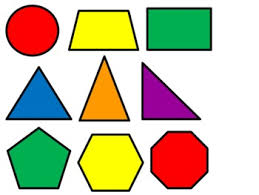
#> input picture shape4.jpg, 259 x 195 px
$ python shapeDet.py
#> lines starting #> are read from the running program, lines starting #| are printed output that depends on the picture; after the words box and inside, x2 and y2 are one past the last pixel; in counts of white or black regions, pixels touching at a corner belong together
import cv2
import numpy as np

img = cv2.imread('shape4.jpg')
#> img is the input picture: shape (195, 259, 3); mean B, G, R 163.5, 193.2, 201.6
cv2.imshow('original', img)
cv2.waitKey(0)

gray = cv2.cvtColor(img,cv2.COLOR_BGR2GRAY)
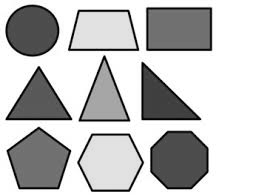
#> gray: shape (195, 259); min 0, max 255, mean 192.3
edged = cv2.Canny(gray, 170, 255)
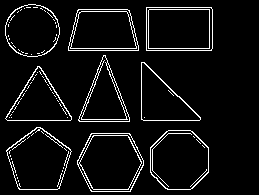
#> edged: shape (195, 259); 6.1% white in thin lines or dots, all inside (x1, y1, x2, y2) = (5, 4, 213, 192)
cv2.imshow('edged',edged)
cv2.waitKey(0)
ret,thresh = cv2.threshold(gray,240,255,cv2.THRESH_BINARY)
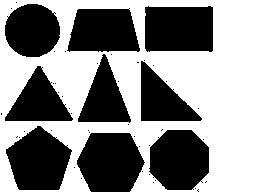
#> thresh: shape (195, 259); 54.5% white; 49 black regions (40 under 20 px)
cv2.imshow('thresh',thresh)
cv2.waitKey(0)
(contours,_) = cv2.findContours(edged,cv2.RETR_EXTERNAL,cv2.CHAIN_APPROX_SIMPLE)
#> contours = 9 contours; largest, box (x1, y1, x2, y2) and area: (77, 133, 144, 192) 3084, (150, 130, 209, 190) 2853, (6, 127, 72, 190) 2853, (146, 7, 213, 51) 2835, (68, 9, 139, 51) 2514
# print(contours)
# c=cv2.drawContours(img,contours,3,(0,255,255),3)


def detectShape(c):
    shape = 'unknown'
    peri=cv2.arcLength(cnt,True)
    vertices = cv2.approxPolyDP(cnt, 0.02 * peri, True)
    sides = len(vertices)

    if (sides == 3):
        shape='triangle'
    elif(sides==4):
        x,y,w,h=cv2.boundingRect(cnt)
        aspectratio=float(w)/h
        if (aspectratio==1):
            shape='square'
        else:
            shape="rectangle"
    elif(sides==5):
        shape='pentagon'
    elif(sides==6):
        shape='hexagon'
    elif(sides==8):
        shape='octagon'
    elif(sides==10):
        shape='star'
    else:
        shape='circle'
    return shape

for cnt in contours:
    moment=cv2.moments(cnt)
    cx = int(moment['m10'] / moment['m00'])
    cy = int(moment['m01'] / moment['m00'])
    shape=detectShape(cnt)

    cv2.drawContours(img,[cnt],-1,(0,255,0),2)
    cv2.putText(img,shape,(cx,cy),cv2.FONT_HERSHEY_SIMPLEX,0.5,(0,0,0),2)
    cv2.imshow('sd',img)
#> this loop made 9 passes
#> (cx, cy, shape, peri in detectShape, sides in detectShape) on passes 1, 2, 3, 9: (110, 162, 'hexagon', 215.8, 6), (178, 159, 'octagon', 195.3, 8), (38, 160, 'pentagon', 211.8, 5), (31, 30, 'octagon', 176.9, 8)
#> (cx, cy, shape, peri in detectShape, vertices in detectShape, sides in detectShape) on passes 4 to 6: (38, 101, 'triangle', 200.8, [[5, 118], [71, 116], [37, 66]], 3), (161, 99, 'triangle', 200.6, [[141, 62], [141, 119], [200, 119]], 3), (103, 98, 'triangle', 204.7, [[103, 55], [78, 120], [129, 121]], 3)
#> pass 1, `cv2.imshow('sd',img)`:
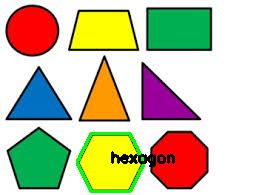
#> window 'sd': shape (195, 259, 3); mean B, G, R 161.4, 193.3, 197.5
#> pass 2, `cv2.imshow('sd',img)`:
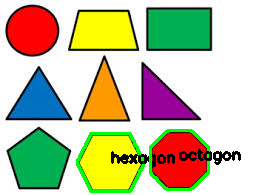
#> window 'sd': shape (195, 259, 3); mean B, G, R 158.4, 193.5, 193.7
#> after the loop:
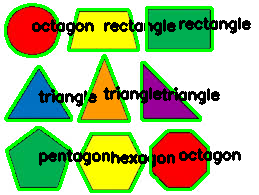
#> img: shape (195, 259, 3); 19% of pixels changed, all inside (x1, y1, x2, y2) = (4, 3, 251, 193)
cv2.waitKey(0)
cv2.destroyAllWindows()

$ run again, with shape3.jpg copied over shape4.jpg
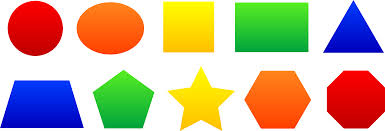
#> input picture shape3.jpg, 385 x 131 px
#> img is the input picture: shape (131, 385, 3); mean B, G, R 149.7, 178.7, 200.2
#> `edged = cv2.Canny(gray, 170, 255)`:
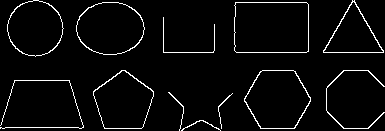
#> edged: shape (131, 385); 4.1% white in thin lines or dots
#> thresh: shape (131, 385); 46.2% white; 2 white regions
#> contours = 12 contours, 5 with area under 20; largest, box (x1, y1, x2, y2) and area: (234, 2, 309, 53) 3678, (244, 70, 311, 129) 2940, (76, 2, 145, 55) 2793, (93, 70, 154, 129) 2518, (7, 0, 64, 57) 2398, (323, 0, 384, 53) 1620, (326, 70, 385, 129) 65
#> the loop `for cnt in contours:` made 12 passes
#> (cx, cy, shape, peri in detectShape, sides in detectShape) on passes 1, 4, 5, 6, 7, 8, 10, 12: (199, 124, 'pentagon', 94.57, 5), (41, 103, 'octagon', 486.2, 8), (355, 99, 'circle', 333.5, 14), (277, 99, 'hexagon', 209.9, 6), (123, 101, 'pentagon', 197.9, 5), (188, 51, 'hexagon', 225.7, 6), (109, 27, 'octagon', 200.2, 8), (34, 27, 'octagon', 185.3, 8)
#> after the loop `for cnt in contours:`:
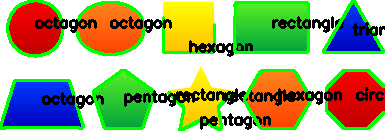
#> img: shape (131, 385, 3); mean B, G, R 120.2, 171.4, 158.4

$ run again, with shape.jpg copied over shape4.jpg
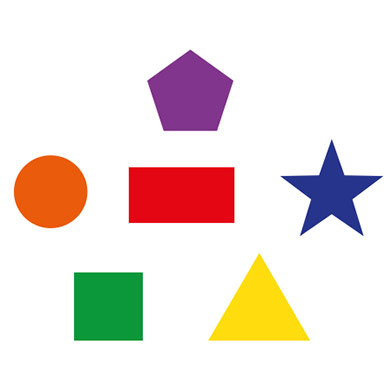
#> input picture shape.jpg, 392 x 392 px
#> img is the input picture: shape (392, 392, 3); mean B, G, R 219.9, 225.8, 236.9
#> `edged = cv2.Canny(gray, 170, 255)`:
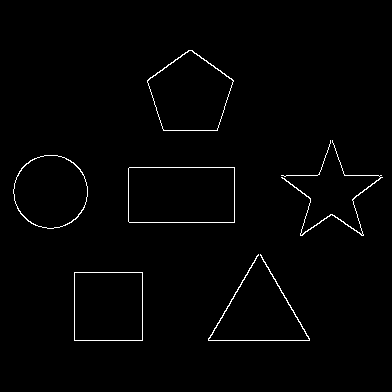
#> edged: shape (392, 392); 1.3% white in thin lines or dots, all inside (x1, y1, x2, y2) = (13, 50, 383, 341)
#> thresh: shape (392, 392); 81.6% white; 6 black regions
#> contours = 7 contours, 1 with area under 20; largest, box (x1, y1, x2, y2) and area: (128, 167, 235, 223) 5829, (147, 50, 234, 131) 4851, (74, 272, 143, 341) 4624, (13, 155, 88, 229) 4238, (208, 254, 310, 341) 100, (281, 140, 383, 236) 90
#> the loop `for cnt in contours:` made 7 passes
#> (cx, cy, shape, peri in detectShape, sides in detectShape) on passes 2, 4, 5, 7: (258, 297, 'hexagon', 626.8, 6), (50, 191, 'octagon', 244.2, 8), (332, 206, 'circle', 630.5, 16), (189, 93, 'pentagon', 278.1, 5)
#> after the loop `for cnt in contours:`:
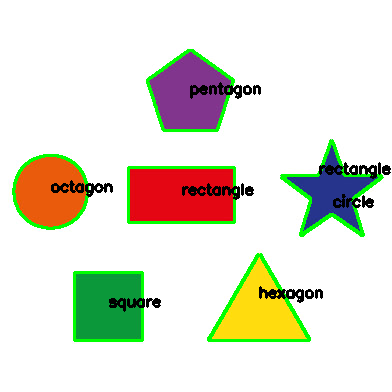
#> img: shape (392, 392, 3); 5.73% of pixels changed, all inside (x1, y1, x2, y2) = (12, 49, 391, 342)
